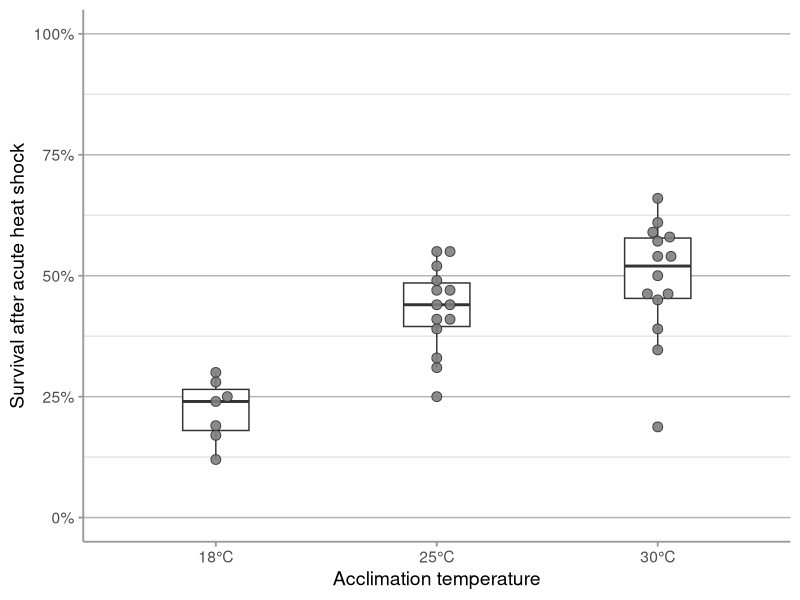
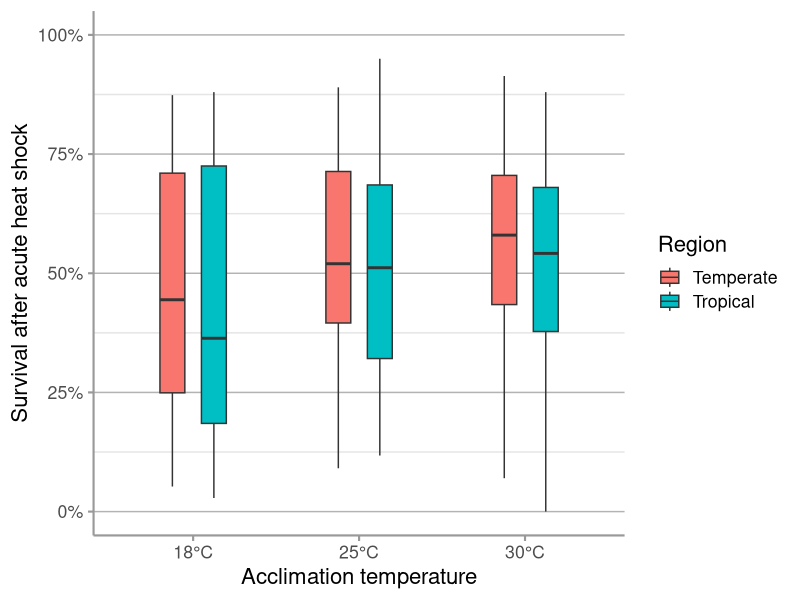

Source code (R) for these figures, in order: (Note: this script raises an error after producing the figures.)
# ------------------------------------------------------------------------------
# Acclimation Phenotypes for Guest Lecture
# October 20, 2022
# TS O'Leary
# ------------------------------------------------------------------------------

# Load libraries
require(tidyverse)

# Load data
dat <- read_csv(here::here("pheno/embryo_acc_pheno.csv"))

# Plot data
dat %>%
  filter(Genotype == "CantonS") %>%
  filter(Stage == "Early") %>%
  mutate(Acclimation = paste0(Acclimation, "°C")) %>%
  ggplot(aes(x = Acclimation,
             y = Survival*100)) +
  geom_boxplot(width = 0.3,
              color = "grey20",
              outlier.shape = NA) +
  ggbeeswarm::geom_beeswarm(size = 3,
                            cex = 2,
                            shape = 21,
                            fill = "grey50",
                            color = "grey20",
                            alpha = 0.9) +
  scale_y_continuous(name = "Survival after acute heat shock",
                     limits = c(0, 100),
                     labels = function(x) paste0(x, "%")) + 
  theme_classic(base_size = 14) +
  labs(x = "Acclimation temperature") +
  theme(axis.line = element_line(color = "grey60"),
        axis.ticks = element_line(color = "grey60"),
        panel.grid.major.y = element_line(color = "grey70", 
                                          size = 0.5),
        panel.grid.minor.y = element_line(color = "grey90", 
                                          size = 0.5))

# 
dat %>%
  #filter(Genotype == "CantonS") %>%
  filter(Stage == "Early") %>%
  mutate(Acclimation = paste0(Acclimation, "°C")) %>%
  ggplot(aes(x = Acclimation,
             y = Survival*100,
             fill = Region)) +
  geom_boxplot(width = 0.3,
               position = position_dodge(width = 0.5),
               color = "grey20",
               outlier.shape = NA) +
  scale_y_continuous(name = "Survival after acute heat shock",
                     limits = c(0, 100),
                     labels = function(x) paste0(x, "%")) + 
  theme_classic(base_size = 16) +
  labs(x = "Acclimation temperature") +
  theme(axis.line = element_line(color = "grey60"),
        axis.ticks = element_line(color = "grey60"),
        panel.grid.major.y = element_line(color = "grey70", 
                                          size = 0.5),
        panel.grid.minor.y = element_line(color = "grey90", 
                                          size = 0.5))

# Analyze results
mod <- dat %>%
  filter(Genotype == "CantonS") %>%
  filter(Temp == 38.75) %>%
  glm(Survival ~ Acclimation, 
      family = binomial,
      data = .)

summary(mod)
str(summary(mod))

TukeyHSD(mod)
